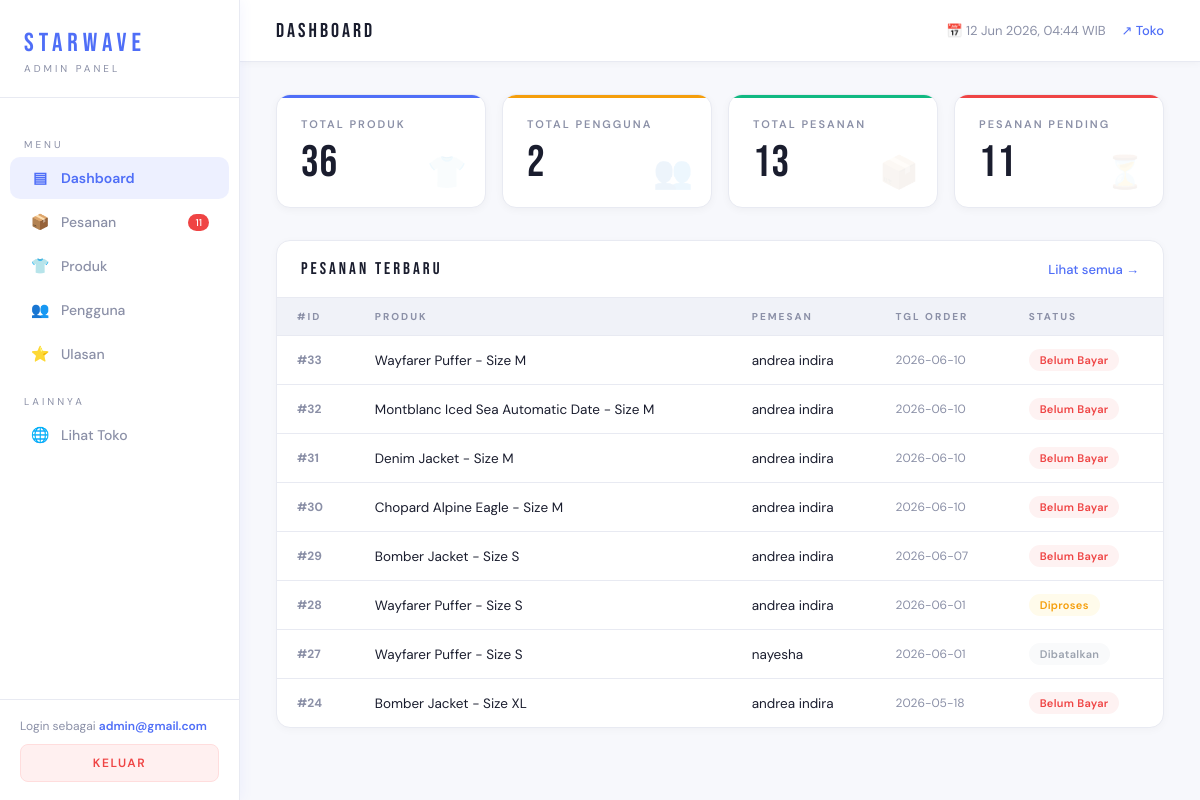
Before: /admin/dashboard.php (signed in) with the older database file.
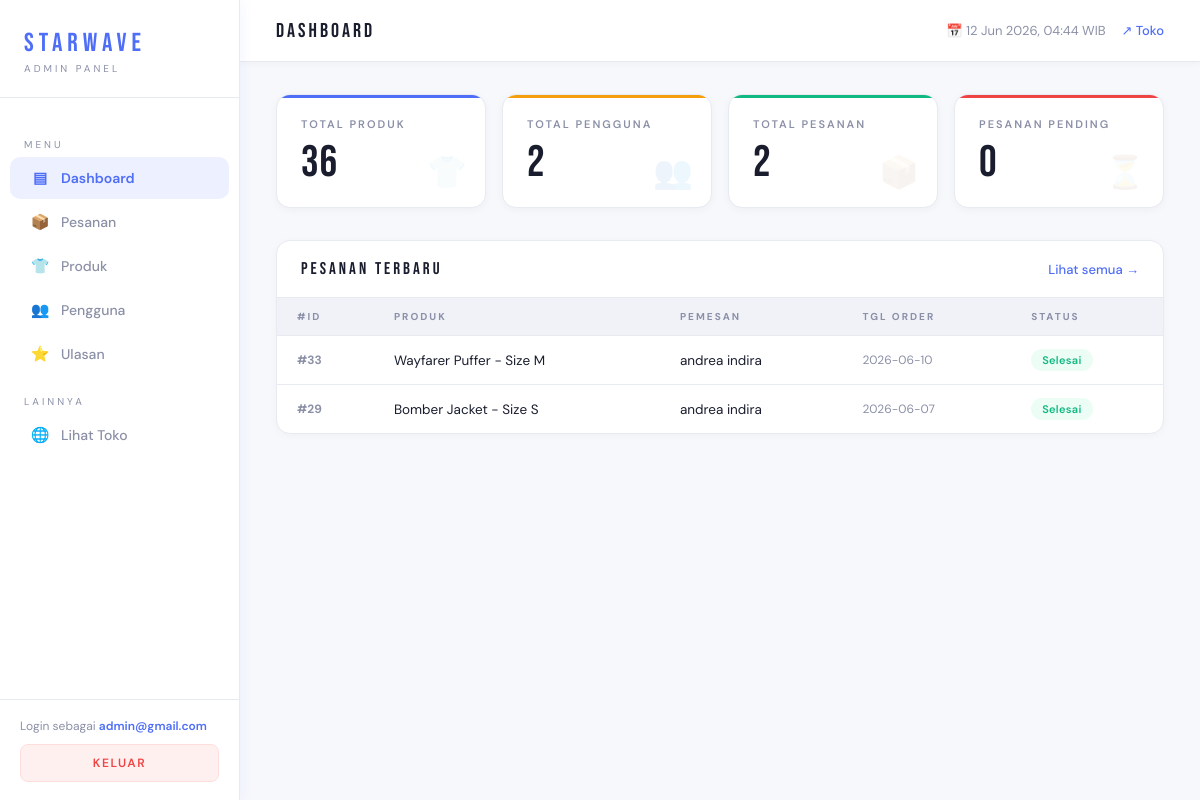
After: the same page with the newer database file.
### tables this page shows
CREATE TABLE `orders` (
  `id` int(11) NOT NULL,
  `id_user` int(11) NOT NULL,
  `nama_produk` varchar(150) NOT NULL,
  `qty` int(11) NOT NULL DEFAULT 1,
  `nama_penerima` varchar(100) NOT NULL,
  `email` varchar(100) NOT NULL,
  `tanggal_order` date NOT NULL,
  `status` varchar(50) DEFAULT NULL,
  `created_at` timestamp NOT NULL DEFAULT current_timestamp(),
  `harga` int(11) NOT NULL,
  `total_harga` int(11) NOT NULL
);

CREATE TABLE `users` (
  `id_user` int(11) NOT NULL,
  `email` varchar(100) DEFAULT NULL,
  `password` varchar(100) DEFAULT NULL,
  `tanggal_lahir` date DEFAULT NULL,
  `nama_panggilan` varchar(100) DEFAULT NULL,
  `no_telepon` varchar(20) DEFAULT NULL,
  `alamat` text DEFAULT NULL,
  `jenis_kelamin` varchar(20) DEFAULT NULL
);

### admin/dashboard.php (the view, shortened to what the changed rows need)
<?php
require 'auth_check.php';
$total_orders   = mysqli_fetch_assoc(mysqli_query($conn, "SELECT COUNT(*) as n FROM orders"))['n'] ?? 0;
$pending_orders = mysqli_fetch_assoc(mysqli_query($conn, "SELECT COUNT(*) as n FROM orders WHERE status='pending_payment' OR status='pending'"))['n'] ?? 0;
function statusClass($s) {
    return match($s) {
        'selesai'                    => 'done',
        'diproses'                   => 'process',
        'dikirim'                    => 'ship',
        'pending_payment', 'pending' => 'pending',
        'batal'                      => 'cancel',
        default                      => 'pending'
    };
}
function statusLabel($s) {
    return match($s) {
        'pending_payment' => 'Belum Bayar',
        'pending'         => 'Pending',
        'diproses'        => 'Diproses',
        'dikirim'         => 'Dikirim',
        'selesai'         => 'Selesai',
        'batal'           => 'Dibatalkan',
        default           => ucfirst($s)
    };
}
?>
<!DOCTYPE html>
<html lang="id">
<head>
    <link rel="stylesheet" href="admin.css">
</head>
<body>
<aside class="sidebar">
    <nav class="sidebar-nav">
        <a class="nav-item" href="pesanan.php">
            <span class="icon">📦</span> Pesanan
            <?php if ($pending_orders > 0): ?>
                <span style="margin-left:auto;background:#ef4444;color:#fff;font-size:10px;padding:2px 7px;border-radius:10px;"><?= $pending_orders ?></span>
            <?php endif; ?>
        </a>
    </nav>
</aside>
<div class="main">
    <div class="content">
        <div class="stats-grid">
            <div class="stat-card green">
                <div class="stat-label">Total Pesanan</div>
                <div class="stat-number"><?= $total_orders ?></div>
                <div class="stat-icon">📦</div>
            </div>
            <div class="stat-card red">
                <div class="stat-label">Pesanan Pending</div>
                <div class="stat-number"><?= $pending_orders ?></div>
                <div class="stat-icon">⏳</div>
            </div>
        </div>
        <div class="section">
            <div class="table-wrap">
                <table>
                    <thead>
                        <tr>
                            <th>#ID</th><th>Produk</th><th>Pemesan</th><th>Tgl Order</th><th>Status</th>
                        </tr>
                    </thead>
                    <tbody>
                    <?php
                    $recent = mysqli_query($conn, "
                        SELECT o.*, u.nama_panggilan AS nama FROM orders o
                        LEFT JOIN users u ON o.id_user = u.id_user
                        ORDER BY o.created_at DESC LIMIT 8
                    ");
                    if (mysqli_num_rows($recent) == 0): ?>
                        <tr class="empty-row"><td colspan="5">Belum ada pesanan</td></tr>
                    <?php else: while ($r = mysqli_fetch_assoc($recent)): ?>
                        <tr>
                            <td class="order-id">#<?= $r['id'] ?></td>
                            <td><?= htmlspecialchars($r['nama_produk']) ?></td>
                            <td><?= htmlspecialchars($r['nama'] ?? $r['nama_penerima']) ?></td>
                            <td style="color:var(--muted);font-size:12px;"><?= $r['tanggal_order'] ?></td>
                            <td><span class="badge <?= statusClass($r['status']) ?>"><?= statusLabel($r['status']) ?></span></td>
                        </tr>
                    <?php endwhile; endif; ?>
                    </tbody>
                </table>
            </div>
        </div>
    </div>
</div>
</body>
</html>

Changed rows visible on the page:
removed orders: id "32", nama_produk "Montblanc Iced Sea Automatic Date - Size M", id_user.nama_panggilan "andrea indira", tanggal_order "2026-06-10", status "Belum Bayar"
removed orders: id "31", nama_produk "Denim Jacket - Size M", id_user.nama_panggilan "andrea indira", tanggal_order "2026-06-10", status "Belum Bayar"
removed orders: id "30", nama_produk "Chopard Alpine Eagle - Size M", id_user.nama_panggilan "andrea indira", tanggal_order "2026-06-10", status "Belum Bayar"
removed orders: id "28", nama_produk "Wayfarer Puffer - Size S", id_user.nama_panggilan "andrea indira", tanggal_order "2026-06-01", status "Diproses"
removed orders: id "27", nama_produk "Wayfarer Puffer - Size S", id_user.nama_panggilan "nayesha", tanggal_order "2026-06-01", status "Dibatalkan"
removed orders: id "24", nama_produk "Bomber Jacket - Size XL", id_user.nama_panggilan "andrea indira", tanggal_order "2026-05-18", status "Belum Bayar"
changed orders "Wayfarer Puffer - Size M": status "Belum Bayar" → "Selesai"
changed orders "Bomber Jacket - Size S": status "Belum Bayar" → "Selesai"
Other visible differences:
$total_orders: "13" → "2"
$pending_orders: "11" → "0"
$pending_orders: "11" → (not shown)
